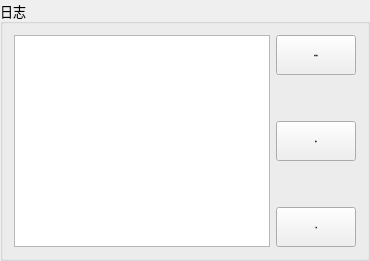
        <widget class="QGroupBox" name="groupBox_11">
         <property name="font">
          <font>
           <family>宋体</family>
           <pointsize>10</pointsize>
          </font>
         </property>
         <property name="title">
          <string>日志</string>
         </property>
         <layout class="QGridLayout" name="gridLayout_21">
          <item row="0" column="0" rowspan="5">
           <widget class="QTextEdit" name="textEdit">
            <property name="font">
             <font>
              <family>Arial</family>
              <pointsize>-1</pointsize>
             </font>
            </property>
           </widget>
          </item>
          <item row="0" column="1">
           <widget class="QPushButton" name="Select_log">
            <property name="minimumSize">
             <size>
              <width>80</width>
              <height>40</height>
             </size>
            </property>
            <property name="font">
             <font>
              <family>Arial</family>
              <pointsize>-1</pointsize>
              <bold>true</bold>
             </font>
            </property>
            <property name="text">
             <string>保存路径</string>
            </property>
            <property name="icon">
             <iconset>
              <normaloff>Icon/Savefile.png</normaloff>Icon/Savefile.png</iconset>
            </property>
           </widget>
          </item>
          <item row="2" column="1">
           <widget class="QPushButton" name="pushButton">
            <property name="minimumSize">
             <size>
              <width>80</width>
              <height>40</height>
             </size>
            </property>
            <property name="font">
             <font>
              <family>Arial</family>
              <pointsize>-1</pointsize>
              <bold>true</bold>
             </font>
            </property>
            <property name="text">
             <string>清空</string>
            </property>
            <property name="icon">
             <iconset>
              <normaloff>Icon/Clear.png</normaloff>Icon/Clear.png</iconset>
            </property>
           </widget>
          </item>
          <item row="4" column="1">
           <widget class="QPushButton" name="Log_control">
            <property name="minimumSize">
             <size>
              <width>80</width>
              <height>40</height>
             </size>
            </property>
            <property name="font">
             <font>
              <family>Arial</family>
              <pointsize>-1</pointsize>
              <bold>true</bold>
             </font>
            </property>
            <property name="text">
             <string>开始</string>
            </property>
            <property name="icon">
             <iconset>
              <normaloff>Icon/Start.png</normaloff>
              <normalon>Icon/suspend.png</normalon>Icon/Start.png</iconset>
            </property>
            <property name="checkable">
             <bool>true</bool>
            </property>
           </widget>
          </item>
          <item row="1" column="1">
           <spacer name="verticalSpacer">
            <property name="orientation">
             <enum>Qt::Vertical</enum>
            </property>
            <property name="sizeHint" stdset="0">
             <size>
              <width>20</width>
              <height>40</height>
             </size>
            </property>
           </spacer>
          </item>
          <item row="3" column="1">
           <spacer name="verticalSpacer_2">
            <property name="orientation">
             <enum>Qt::Vertical</enum>
            </property>
            <property name="sizeHint" stdset="0">
             <size>
              <width>20</width>
              <height>40</height>
             </size>
            </property>
           </spacer>
          </item>
         </layout>
        </widget>
